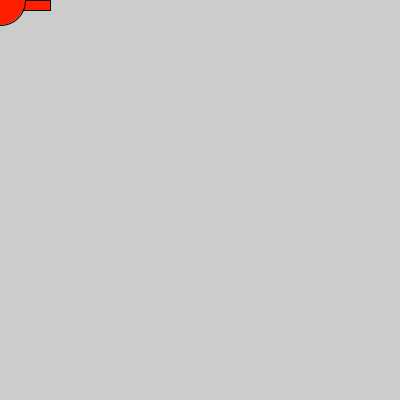
Frame 1 (no input)
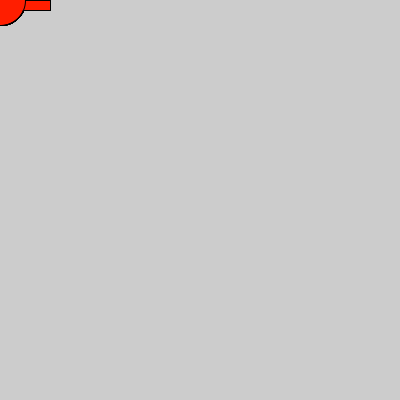
Frame 60 (the mouse pressed at the canvas centre just before this capture)
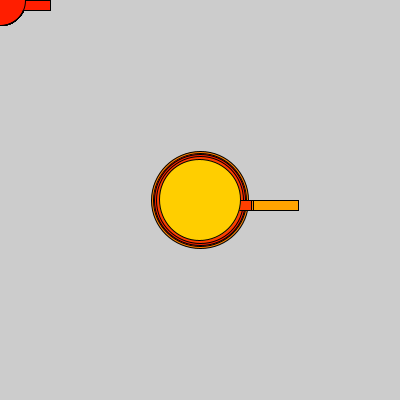
Frame 120 (the mouse held since frame 60 and released just before this capture)

The Processing sketch that drew these frames (run headless with seeded random() and noise(); from frame 60 on, the mouse is pressed at the canvas centre):

// Processing sketch: sketch_160224b
// ── sketch_160224b.pde
float meret = 50;
float x=30;
float y=60;

void setup (){
  size(400,400);
}
void draw(){
  fill(255,x,0);
  rect(mouseX,mouseY,meret,10);
  if(mousePressed){
    meret=random(0,100);
    x=random(0,255);
    y=random(0,255);
  }

  fill(255,x,0);
  ellipse(mouseX,mouseY,meret,meret);
  if(mousePressed){
    meret=random(0,100);
    x=random(0,255);
    y=random(0,255);
  }
}
